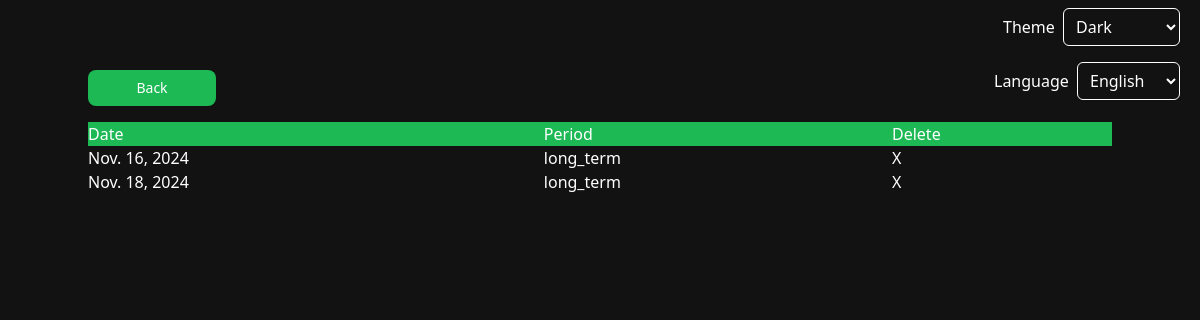
The app's page /get-past-wrappeds/ (signed in), older data.
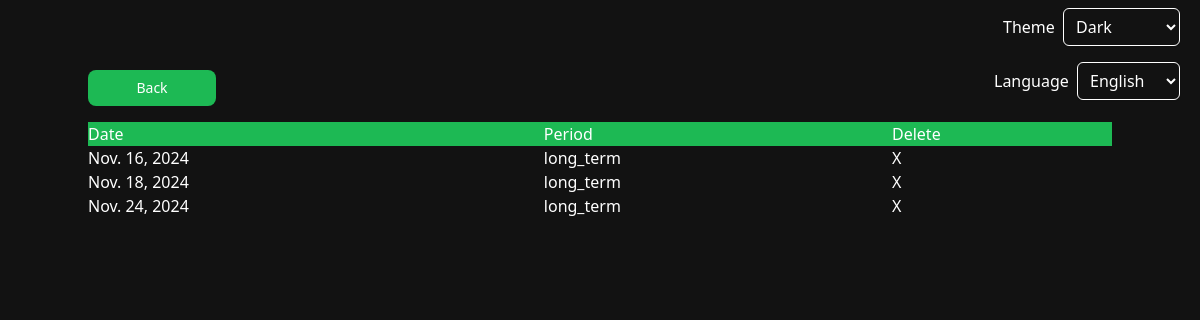
The same page, newer data.
### app/models.py (models this page shows)
class Wrapped(models.Model):
    date_created = models.DateField()
    time_period = models.CharField(max_length=10, default='')
    data = models.JSONField()
    desc = models.TextField(default='')
    user = models.ForeignKey(User, on_delete=models.CASCADE)

### app/views.py (the view)
# urls.py: path('get-past-wrappeds/', views.get_past_wrappeds, name='past_wraps'),
def get_past_wrappeds(request):
    if request.method == 'GET':
        user = request.user
        wrapped_objs = Wrapped.objects.all().filter(user=user)
        wrappeds = {}
        i = 0
        for wrapped_obj in wrapped_objs:
            wrapped = {
                'id': wrapped_obj.id,
                'date_created': wrapped_obj.date_created,
                'date_formatted': date_format(wrapped_obj.date_created),
                'time_period': wrapped_obj.time_period,
                'image_url': wrapped_obj.data['tracks'].get('1')['album_image']
            }
            wrappeds[i] = wrapped
            i += 1
        return render(request, 'past_wraps.html', {'past_wraps': wrappeds})

### templates/past_wraps.html (shortened to what this page needs)
{% extends "_base.html" %}
{% load i18n %}
{% load compress %}
{% load static %}
{%  block content %}
    <a href="{% url 'profile' %}" class="flex-1">
        <button class="flex flex-col items-center justify-center w-32 focus:outline-none text-text bg-accent font-medium rounded-lg text-sm px-4 py-2">
            <p class="text-center">{% trans "Back" %}</p>
        </button>
    </a>
    {% if past_wraps %}
    <div class="table w-full mt-4">
        <div class="table-header-group bg-accent">
            <div class="table-row text-text pl-2">
                <div class="table-cell text-left">{% trans "Date" %}</div>
                <div class="table-cell text-left">{% trans "Period" %}</div>
                <div class="table-cell text-left">{% trans "Delete" %}</div>
            </div>
        </div>
        <div class="table-row-group">
        {% for key, wrap in past_wraps.items %}
            <div class="text-text table-row text-left">
                <div class="table-cell">
                <a href="{% url 'wrapped' limit=10 period=wrap.time_period %}">
                    <p class=" text-text">{{ wrap.date_formatted }}</p>
                </a>
                </div>
                <div class="table-cell">
                <p class="text-text">{{ wrap.time_period }}</p>
                </div>
                <div class="table-cell">
                <a href="{% url 'delete_wrapped' item_id=wrap.id %}">
                <button class="text-text">X</button>
                </a>
            </div>
            </div>
        {% endfor %}
    </div>
    </div>
    {% else %}
        <span class="text-text bg-accent">{% trans "You have no past wraps." %}</span>
    {% endif %}
{% endblock content %}

Row changes from the older to the newer data that the page shows:
added Wrapped: date_formatted "Nov. 24, 2024", time_period "long_term"
